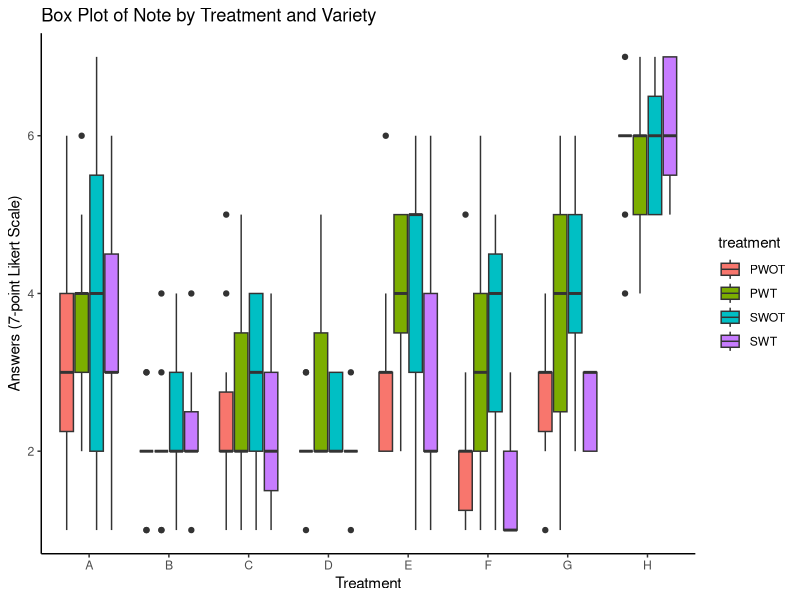

The R source for this figure:
# Load necessary libraries
library(ggplot2)
library(readxl)
library(RColorBrewer)


# Read data from Excel file
#excel_data <- read_excel("execution_time.xlsx", sheet = "ex2")
#excel_data <- read_excel("execution_time.xlsx", sheet = "ex3")
#excel_data <- read_excel("execution_time.xlsx", sheet = "ex2_ex3")
excel_data <- read_excel("questionnaires.xlsx", sheet = "Sheet3")

variety <- factor(excel_data$question)
treatment <- factor(excel_data$condition)
note <- excel_data$answer

data <- data.frame(variety, treatment, note)

# Create the plot
ggplot(data, aes(x = variety, y = note, fill = treatment)) +
  geom_boxplot() +
  labs(x = "Treatment", y = "Answers (7-point Likert Scale)", title = "Box Plot of Note by Treatment and Variety") +
  theme_classic()
